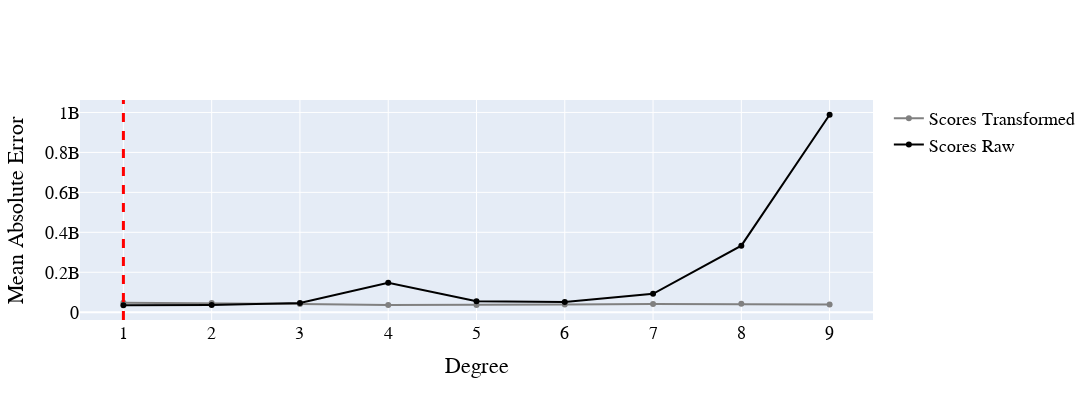

Source (notebook cell):
### Code cell
degree_best_performance = plot_cross_val_score_comparison(chosen_dataset="World Population")

### Figure 1 — Plotly figure (JSON) as saved in the notebook; plotly's stock layout.template omitted (floating-point values rounded to 4 significant figures)
{"data": [{"line": {"color": "grey"}, "name": "Scores Transformed", "type": "scatter", "x": [1, 2, 3, 4, 5, 6, 7, 8, 9], "y": [47250000.0, 46180000.0, 41660000.0, 36450000.0, 36490000.0, 39200000.0, 41810000.0, 42100000.0, 38920000.0]}, {"line": {"color": "black"}, "name": "Scores Raw", "type": "scatter", "x": [1, 2, 3, 4, 5, 6, 7, 8, 9], "y": [34950000.0, 36230000.0, 45750000.0, 148000000.0, 54590000.0, 51600000.0, 92360000.0, 333200000.0, 988500000.0]}], "layout": {"font": {"color": "Black", "family": "Arial", "size": 18}, "height": 400, "shapes": [{"line": {"color": "red", "dash": "dash", "width": 3}, "name": "Best Performance", "type": "line", "x0": 1, "x1": 1, "xref": "x", "y0": 0, "y1": 1, "yref": "y domain"}], "showlegend": true, "width": 1200, "xaxis": {"title": {"text": "Degree"}}, "yaxis": {"title": {"text": "Mean Absolute Error"}}}}
